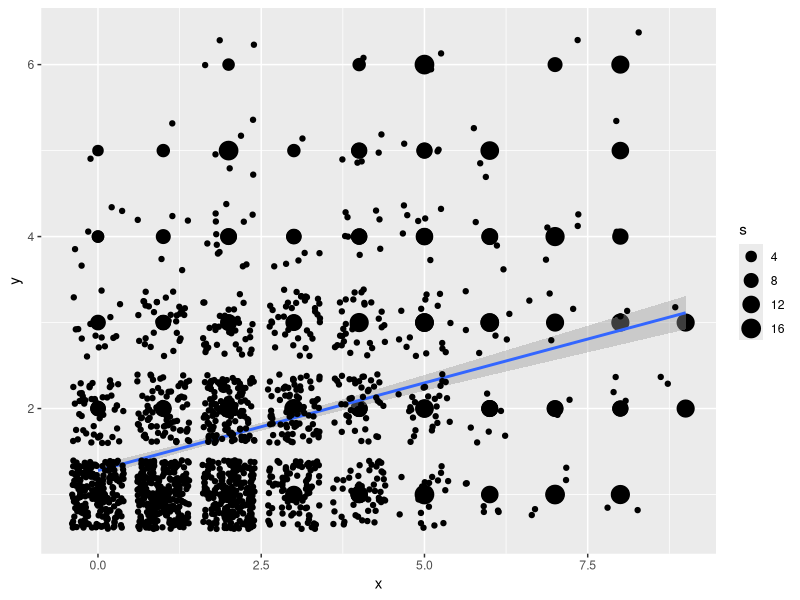

This chart was generated by the following R code:
#get ready
install.packages("dplyr")
library("dplyr")
install.packages("stringi")
library("stringi")
dat<-read.table("ShortenClientsMerged.txt")
dat<-arrange(dat,CaseID)

# 1 FamilyID and number of people in each family
PeopleinCase<-function(datasetname,groupname){
  datasetname<-group_by_(datasetname,groupname)
  newdata<-summarise(datasetname, nClients=n())
}

nFamily<-PeopleinCase(dat,"CaseID")

# 2 number of people recieving MH service in each family
lengthnoNA<-function(x){
  length(x[-which(is.na(x))])
}
nService<-function(x,group){
  output<-tapply(x,group,lengthnoNA)
}

nMH<-nService(dat$MH1,dat$CaseID)

# 3 number of times a family receiving CYF service (close times include NA)
nClosedate<-function(group,client,closedates){
  a<-stri_count_fixed(closedates, ",")+1
  a[which(is.na(a))]<-1
  index<-ave(client,group,FUN=seq_along)
  output<-a[which(index==1)]
}

nClose<-nClosedate(dat$CaseID,dat$CrossID,dat$CloseDate)

# cbind the result 1,2 and 3 to create a new data frame. 
newdat<-cbind(nFamily,nMH,nClose)
newdat<-mutate(newdat,ratio=round(nMH/nClients,2))

write.csv(newdat,file = "newdat.csv")

#graphing
ScatterDotSize<-function(x, y, s, n){ #n is the name of dataset
  library(ggplot2)
  ggplot(aes(x=x, y=y), data = n) +
    geom_point(aes(size=s)) +
    geom_smooth(method=lm) + # Add linear regression line 
    geom_jitter()
}

ScatterDotSize(newdat$nMH,newdat$nClose,newdat$nClients, newdat)


